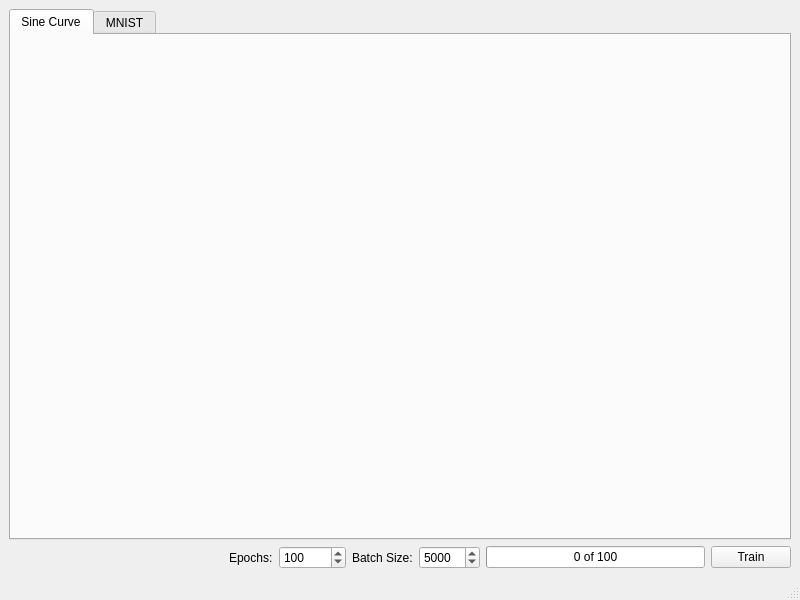
<?xml version="1.0" encoding="UTF-8"?>
<ui version="4.0">
 <class>NeuralNetworkDemoWindow</class>
 <widget class="QMainWindow" name="NeuralNetworkDemoWindow">
  <property name="geometry">
   <rect>
    <x>0</x>
    <y>0</y>
    <width>800</width>
    <height>600</height>
   </rect>
  </property>
  <property name="windowTitle">
   <string>MainWindow</string>
  </property>
  <widget class="QWidget" name="centralwidget">
   <layout class="QVBoxLayout" name="verticalLayout">
    <item>
     <widget class="QTabWidget" name="_tabWidget">
      <property name="currentIndex">
       <number>0</number>
      </property>
      <widget class="QWidget" name="tab">
       <attribute name="title">
        <string>Sine Curve</string>
       </attribute>
       <layout class="QHBoxLayout" name="horizontalLayout">
        <item>
         <widget class="GraphWidget" name="_sinePlotWidget" native="true"/>
        </item>
        <item>
         <widget class="GraphWidget" name="_sineNetArchitectureWidget" native="true"/>
        </item>
       </layout>
      </widget>
      <widget class="QWidget" name="tab_2">
       <attribute name="title">
        <string>MNIST</string>
       </attribute>
       <layout class="QVBoxLayout" name="verticalLayout_2">
        <item>
         <widget class="QTableView" name="_mnistResultsView"/>
        </item>
       </layout>
      </widget>
     </widget>
    </item>
    <item>
     <layout class="QHBoxLayout" name="horizontalLayout_2">
      <item>
       <spacer name="horizontalSpacer">
        <property name="orientation">
         <enum>Qt::Horizontal</enum>
        </property>
        <property name="sizeHint" stdset="0">
         <size>
          <width>40</width>
          <height>20</height>
         </size>
        </property>
       </spacer>
      </item>
      <item>
       <widget class="QLabel" name="label">
        <property name="text">
         <string>Epochs:</string>
        </property>
       </widget>
      </item>
      <item>
       <widget class="QSpinBox" name="_trainEpochsBox">
        <property name="maximum">
         <number>100000000</number>
        </property>
        <property name="value">
         <number>100</number>
        </property>
       </widget>
      </item>
      <item>
       <widget class="QLabel" name="label_2">
        <property name="text">
         <string>Batch Size:</string>
        </property>
       </widget>
      </item>
      <item>
       <widget class="QSpinBox" name="_trainBatchSizeBox">
        <property name="maximum">
         <number>10000</number>
        </property>
        <property name="value">
         <number>5000</number>
        </property>
       </widget>
      </item>
      <item>
       <widget class="QProgressBar" name="_trainProgressBar">
        <property name="value">
         <number>0</number>
        </property>
        <property name="format">
         <string>%v of %m</string>
        </property>
       </widget>
      </item>
      <item>
       <widget class="QPushButton" name="_trainSineNetButton">
        <property name="text">
         <string>Train</string>
        </property>
       </widget>
      </item>
     </layout>
    </item>
   </layout>
  </widget>
  <widget class="QMenuBar" name="menubar">
   <property name="geometry">
    <rect>
     <x>0</x>
     <y>0</y>
     <width>800</width>
     <height>21</height>
    </rect>
   </property>
  </widget>
  <widget class="QStatusBar" name="statusbar"/>
 </widget>
 <customwidgets>
  <customwidget>
   <class>GraphWidget</class>
   <extends>QWidget</extends>
   <header>GraphWidget.h</header>
   <container>1</container>
  </customwidget>
 </customwidgets>
 <resources/>
 <connections/>
</ui>
